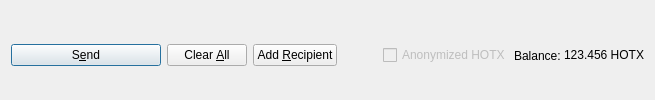
         <widget class="QFrame" name="frame_Send">
          <layout class="QHBoxLayout" name="horizontalLayout">
           <property name="bottomMargin">
            <number>0</number>
           </property>
           <item>
            <widget class="QPushButton" name="sendButton">
             <property name="minimumSize">
              <size>
               <width>150</width>
               <height>0</height>
              </size>
             </property>
             <property name="toolTip">
              <string>Confirm the send action</string>
             </property>
             <property name="text">
              <string>S&amp;end</string>
             </property>
             <property name="icon">
              <iconset resource="../hotchain.qrc">
               <normaloff>:/icons/send</normaloff>:/icons/send</iconset>
             </property>
             <property name="autoDefault">
              <bool>false</bool>
             </property>
             <property name="default">
              <bool>true</bool>
             </property>
            </widget>
           </item>
           <item>
            <widget class="QPushButton" name="clearButton">
             <property name="sizePolicy">
              <sizepolicy hsizetype="Minimum" vsizetype="Fixed">
               <horstretch>0</horstretch>
               <verstretch>0</verstretch>
              </sizepolicy>
             </property>
             <property name="toolTip">
              <string>Clear all fields of the form.</string>
             </property>
             <property name="text">
              <string>Clear &amp;All</string>
             </property>
             <property name="icon">
              <iconset resource="../hotchain.qrc">
               <normaloff>:/icons/remove</normaloff>:/icons/remove</iconset>
             </property>
             <property name="autoDefault">
              <bool>false</bool>
             </property>
            </widget>
           </item>
           <item>
            <widget class="QPushButton" name="addButton">
             <property name="toolTip">
              <string>Send to multiple recipients at once</string>
             </property>
             <property name="text">
              <string>Add &amp;Recipient</string>
             </property>
             <property name="icon">
              <iconset resource="../hotchain.qrc">
               <normaloff>:/icons/add</normaloff>:/icons/add</iconset>
             </property>
             <property name="autoDefault">
              <bool>false</bool>
             </property>
            </widget>
           </item>
           <item>
            <spacer name="horizontalSpacer">
             <property name="orientation">
              <enum>Qt::Horizontal</enum>
             </property>
             <property name="sizeHint" stdset="0">
              <size>
               <width>40</width>
               <height>20</height>
              </size>
             </property>
            </spacer>
           </item>
           <item>
            <layout class="QHBoxLayout" name="horizontalLayout_2">
             <property name="spacing">
              <number>3</number>
             </property>
             <item>
              <widget class="QCheckBox" name="checkzHOTX">
               <property name="enabled">
                <bool>false</bool>
               </property>
               <property name="text">
                <string>Anonymized HOTX</string>
               </property>
              </widget>
             </item>
             <item>
              <widget class="QLabel" name="label">
               <property name="text">
                <string>Balance:</string>
               </property>
              </widget>
             </item>
             <item>
              <widget class="QLabel" name="labelBalance">
               <property name="sizePolicy">
                <sizepolicy hsizetype="Preferred" vsizetype="Fixed">
                 <horstretch>0</horstretch>
                 <verstretch>0</verstretch>
                </sizepolicy>
               </property>
               <property name="cursor">
                <cursorShape>IBeamCursor</cursorShape>
               </property>
               <property name="text">
                <string notr="true">123.456 HOTX</string>
               </property>
               <property name="textInteractionFlags">
                <set>Qt::LinksAccessibleByMouse|Qt::TextSelectableByKeyboard|Qt::TextSelectableByMouse</set>
               </property>
              </widget>
             </item>
            </layout>
           </item>
          </layout>
         </widget>
